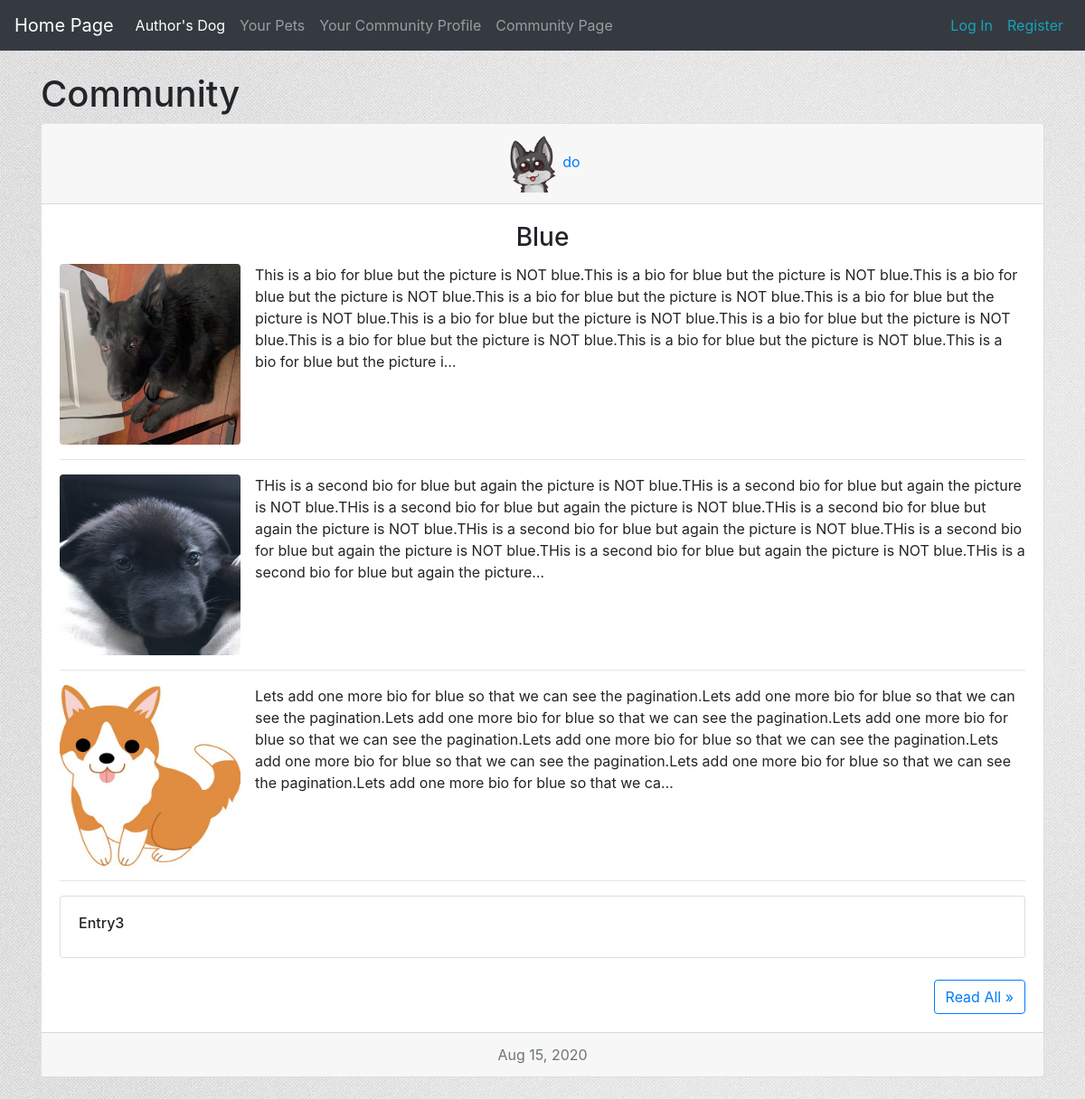
The page /community_page/ on the database its author committed.
### test_dog_app/models.py (models this page shows, shortened)
class DogName(models.Model):
    owner = models.ForeignKey(User, on_delete=models.CASCADE)
    owner_profile = models.ForeignKey(Profile, on_delete=models.CASCADE, null=False, blank=False)
    name = models.CharField(max_length=70)
    share = models.BooleanField(default=False)
    shared_date = models.DateTimeField(auto_now_add=False, auto_now=False, null=True, blank=False)
    def __str__(self):
        return self.name

class Profile(models.Model):
    user = models.OneToOneField(User, on_delete=models.CASCADE)
    user_photo = models.ImageField(upload_to='user_photo/', default='default.png')

class Entry(models.Model):
    dog_name = models.ForeignKey(DogName, on_delete=models.CASCADE, null=False)
    bio_entry = models.TextField()
    dog_photo = models.ImageField(default=None, upload_to='photo_img/', blank=True)
    share = models.BooleanField(default=False)
    date_entry = models.DateTimeField(auto_now_add=True)
    shared_date = models.DateTimeField(auto_now_add=False, auto_now=False, null=True, blank=False)

### test_dog_app/views.py (the view)
# urls.py: path('community_page/', views.community_page, name='community_page'),   # trailing / is required for pagination
def community_page(request):
    shareable_dogs = DogName.objects.filter(share=True).order_by('-shared_date')
    shareable_entries = Entry.objects.filter(share=True).order_by('-shared_date')
    paginator = Paginator(shareable_dogs, 3)    # Set a paginator with the items, number of items per page
    page_number = request.GET.get('page', 1)   # /?page=number NOTE: url must have trailing / to take parameters
    shareable_dogs = paginator.get_page(page_number)    # showcases each 3 or less dogs per page
    context = {'shareable_entries': shareable_entries, 'shareable_dogs':shareable_dogs}
    return render(request, 'community_page.html', context)

### test_dog_app/templates/community_page.html (shortened to what this page needs)
{% extends 'base.html' %}
{% block content %}
<h1>
    Community
</h1>
{% if shareable_entries %}
    {% for dog in shareable_dogs.object_list %}
        <div class="card">
            <div class="card-header" style="text-align: center">
                <a href="{% url 'users:user_profile' dog.owner.id %}">
                <img src="{{ dog.owner_profile.user_photo.url }}"
                     alt="profile-picture"
                     style="width: 64px;height: 64px">{{ dog.owner }}
               </a>
            </div>
            <div class="card-body">
                <h3 class="card-title" style="text-align: center">{{ dog }}</h3>
                {% for entry in shareable_entries %}
                    {% if entry.dog_name == dog %}
                        {% if entry.dog_photo %}
                            <ul class="list-unstyled bg-white">
                                <li class="media">
                                    <img src="{{ entry.dog_photo.url }}" style="width: 200px; height: 200px"
                                         class= "rounded mr-3" alt="dog-photo">
                                <div class="media-body mr-auto">
                                    {{ entry.bio_entry|truncatechars:500| linebreaksbr }}
                                </div>
                                </li>
                              </ul><hr class="my-3">
                          {% else %}
                              <div class="card bg-white">
                                <div class="card-body">
                                    <h6>
                                        {{ entry.bio_entry| truncatechars:500 | linebreaksbr }}
                                    </h6>
                                </div>
                              </div><br/>
                        {% endif %}
                    {% endif %}
                {% endfor %}
            <div class="float-right">
                <a class="btn btn-outline-primary"
                   href="{% url 'test_dog_app:full_dog_page' dog.id %}">
                    Read All &raquo
                </a>
            </div>
            </div>
                <div class="card-footer text-muted" style="text-align: center">
                    {{ dog.shared_date | date:'M d, Y' }}
            </div>
        </div><br/>
    {% endfor %}
{% endif %}
{% endblock content %}

### test_dog_app/static/test_dog_app/style.css (style rules this page uses)
body { background: white url('background_image.jpg'); }

### rows shown on the page
DogName: owner_profile.user_photo (placeholder picture), owner "do", name "Blue", shared_date "Aug 15, 2020"
Entry: dog_photo (picture), bio_entry "This is a bio for blue but the picture is NOT blue.This is a bio for blue but the picture is NOT blue.This is a bio for blue but the picture is NOT blue.This is a bio for blue but the picture is NOT blue.This is a bio for blue but the picture is NOT blue.This is a bio for blue but the picture is NOT blue.This is a bio for blue but the picture is NOT blue.This is a bio for blue but the picture is NOT blue.This is a bio for blue but the picture is NOT blue.This is a bio for blue but the picture i…"
Entry: dog_photo (picture), bio_entry "THis is a second bio for blue but again the picture is NOT blue.THis is a second bio for blue but again the picture is NOT blue.THis is a second bio for blue but again the picture is NOT blue.THis is a second bio for blue but again the picture is NOT blue.THis is a second bio for blue but again the picture is NOT blue.THis is a second bio for blue but again the picture is NOT blue.THis is a second bio for blue but again the picture is NOT blue.THis is a second bio for blue but again the picture…"
Entry: dog_photo (picture), bio_entry "Lets add one more bio for blue so that we can see the pagination.Lets add one more bio for blue so that we can see the pagination.Lets add one more bio for blue so that we can see the pagination.Lets add one more bio for blue so that we can see the pagination.Lets add one more bio for blue so that we can see the pagination.Lets add one more bio for blue so that we can see the pagination.Lets add one more bio for blue so that we can see the pagination.Lets add one more bio for blue so that we ca…"
Entry: bio_entry "Entry3"
